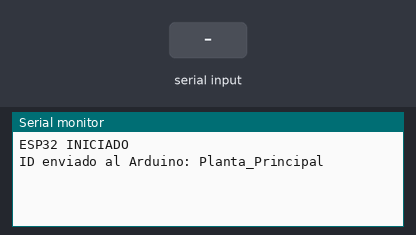
Simulated run of this sketch. Board: ESP32. Parts: the last lines printed to the serial monitor. Inputs (shaded band) come from the test bench.

Above: at 3.2 s.
3.3 s: "SISTEMA,1\n" received over the second serial link
At 4.4 s:
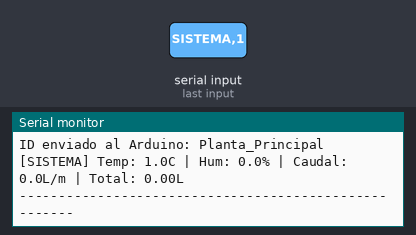
4.8 s: "PLANTA,1\n" received over the second serial link
At 5.5 s:
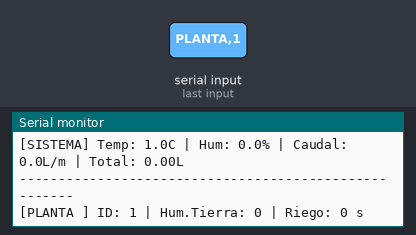
6.3 s: "PLANTA\n" received over the second serial link
At 6.7 s:
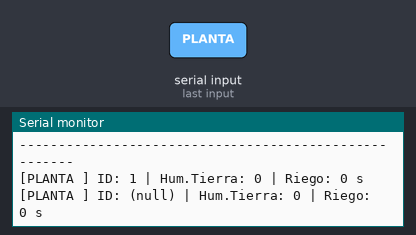

Measured:
- after the input at 3.3 s, the serial monitor: prints a new line at once (image 1)
- after the input at 4.8 s, the serial monitor: prints a new line at once (image 2)
- after the input at 6.3 s, the serial monitor: prints a new line at once (image 3)

The sketch:

ESPaARDUINO3.ino
```cpp
#define RXD2 16
#define TXD2 17

void setup() {
  Serial.begin(115200);
  Serial2.begin(9600, SERIAL_8N1, RXD2, TXD2);

  Serial.println("ESP32 INICIADO");

  // Enviamos el ID inicial al Arduino
  delay(2000);
  enviarNuevoID("Planta_Principal");
}

void loop() {
  if (Serial2.available()) {
    String mensaje = Serial2.readStringUntil('\n');
    char buffer[150];
    mensaje.toCharArray(buffer, 150);

    if (mensaje.startsWith("SISTEMA")) {
      strtok(buffer, ","); // Saltar etiqueta SISTEMA
      float t = atof(strtok(NULL, ","));
      float h = atof(strtok(NULL, ","));
      float c = atof(strtok(NULL, ","));
      float a = atof(strtok(NULL, ","));

      Serial.printf("[SISTEMA] Temp: %.1fC | Hum: %.1f%% | Caudal: %.1fL/m | Total: %.2fL\n------------------------------------------------------", t, h, c, a);
    }
    else if (mensaje.startsWith("PLANTA")) {
      strtok(buffer, ","); // Saltar etiqueta PLANTA
      char* id = strtok(NULL, ",");
      int hum = atoi(strtok(NULL, ","));
      long seg = atol(strtok(NULL, ","));

      Serial.printf("\n[PLANTA ] ID: %s | Hum.Tierra: %d | Riego: %ld s \n\n\n", id, hum, seg);
    }
  }
}

void enviarNuevoID(String nuevoID) {
  Serial2.print("SET_ID,");
  Serial2.println(nuevoID);
  Serial.println("ID enviado al Arduino: " + nuevoID);
}
```
